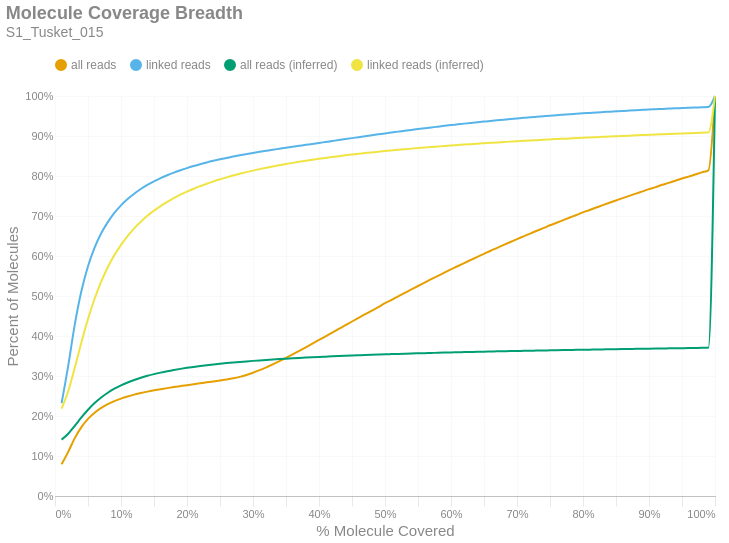

Write notebook code for a chart like this one.
### Markdown cell above
### Molecule Read Coverage
This chart shows molecule coverage breadth as computed by the number of bases aligned to that molecule. In other words, "*how much of each unique long molecule is actually sequenced/aligned?*" Keep in mind there is a distinction between sequences and alignments, since some sequences belonging to a particular molecule may not align well and wouldn't appear in the alignment data. This chart also shows molecule coverage breadth as computed by the *inferred fragment* from which the aligned sequences originate. Unlike read coverage, this calculation takes into account the total insert size, including unsequenced gaps between the forward and reverse reads. Like the previous figures, these are cumulative percents.

### Code cell
if SKIPLR:
    print_html(f"Skipped")
else:
    binned_df = consolidated_hist(valids['coverage_bp'], mask, 0.01, True)
    binned_df_inf = consolidated_hist(valids['coverage_inserts'], mask, 0.01, True)
    binned_df = binned_df.with_columns(pl.lit(binned_df_inf['all reads (cumsum)']).alias('all reads (inferred)'))
    binned_df = binned_df.with_columns(pl.lit(binned_df_inf['linked reads (cumsum)']).alias('linked reads (inferred)'))
    binned_df = binned_df.with_columns(
        (pl.col('bin').cast(pl.Float64) + 0.01).alias('right_edge')
    )

    with SafeRender(binned_df):
        (
            density_plot(binned_df, 'Molecule Coverage Breadth', samplename, 'molcov', ['all reads (inferred)','linked reads (inferred)'])
            .encode(
                #x=alt.X('bin:Q', title="% Molecule Covered").axis(format = '%').scale(padding=0),
                x=alt.X('right_edge:Q', title="% Molecule Covered").axis(format='%').scale(padding=0),
                y=alt.Y('value:Q', title='Percent of Molecules')
                    .axis(format='%')
                    .stack(False)
                    .scale(domainMin=0, padding=0),
                color=alt.Color("key:N").scale(domain = ["all reads", "linked reads", "all reads (inferred)", "linked reads (inferred)"]),
                tooltip = [
                    alt.Tooltip("key:N", title = "Data Type"),
                    alt.Tooltip("range_label:N", title="% Molecule Covered"),
                    alt.Tooltip("value:Q", format = ".2%", title="% Molecules")
                ]
            )
        ).display()

### Figure 1 — Vega-Lite specification as saved in the notebook (floating-point values rounded to 4 significant figures)
{"width": "container", "height": 400, "config": {"title": {"anchor": "start", "dy": -15, "fontSize": 18, "color": "#888888", "subtitleColor": "#888888", "subtitleFontSize": 14}, "arc": {"fill": "#0072B2"}, "axis": {"domainColor": "#888888", "domainWidth": 0.5, "gridWidth": 0.2, "grid": false, "titleFontWeight": 400, "titleFontSize": 15, "labelFontSize": 11, "labelColor": "#888888", "tickColor": "#888888", "tickWidth": 0.2, "titleColor": "#888888"}, "axisBand": {"grid": false}, "axisX": {"grid": true, "tickSize": 10, "domainCap": "round"}, "axisY": {"domain": false, "grid": true, "tickSize": 0, "domainCap": "round"}, "background": "transparent", "header": {"labelFontSize": 15, "labelColor": "#888888", "titleFontSize": 15, "titleFontWeight": 600, "titleColor": "#888888"}, "legend": {"labelFont": "sans-serif", "labelFontSize": 12, "labelColor": "#888888", "symbolSize": 100, "symbolType": "circle", "titleFontSize": 12, "titlePadding": 10, "titleColor": "#888888", "title": null, "orient": "top"}, "range": {"category": ["#E69F00", "#56B4E9", "#009E73", "#F0E442", "#0072B2", "#D55E00", "#CC79A7", "#000000"], "diverging": ["#cfe8f3", "#a2d4ec", "#73bfe2", "#46abdb", "#1696d2", "#12719e"]}, "area": {"fill": "#0072B2", "fillOpacity": 0.7, "line": true, "strokeOpacity": 0.7}, "line": {"color": "#0072B2", "stroke": "#0072B2", "strokeWidth": 2}, "trail": {"color": "#0072B2", "stroke": "#0072B2", "strokeWidth": 0, "size": 1}, "point": {"filled": true, "fillOpacity": 1.0, "size": 95}, "text": {"color": "#888888", "fontSize": 11, "align": "right", "fontWeight": 400, "size": 11}, "bar": {"fill": "#0072B2", "stroke": null}, "view": {"stroke": null, "continuousWidth": 660, "continuousHeight": 400}}, "data": {"name": "data-7fb218adbd881d21e78c7adf86a200ac"}, "mark": {"type": "line", "interpolate": "monotone", "point": {"opacity": 0, "size": 275}}, "encoding": {"color": {"field": "key", "scale": {"domain": ["all reads", "linked reads", "all reads (inferred)", "linked reads (inferred)"]}, "type": "nominal"}, "tooltip": [{"field": "key", "title": "Data Type", "type": "nominal"}, {"field": "range_label", "title": "% Molecule Covered", "type": "nominal"}, {"field": "value", "format": ".2%", "title": "% Molecules", "type": "quantitative"}], "x": {"axis": {"format": "%"}, "field": "right_edge", "scale": {"padding": 0}, "title": "% Molecule Covered", "type": "quantitative"}, "y": {"axis": {"format": "%"}, "field": "value", "scale": {"domainMin": 0, "padding": 0}, "stack": false, "title": "Percent of Molecules", "type": "quantitative"}}, "params": [{"name": "param_c36ac31b6afebe62", "select": {"type": "point", "fields": ["key"]}, "bind": "legend"}], "title": {"text": "Molecule Coverage Breadth", "subtitle": "S1_Tusket_015"}, "transform": [{"fold": ["all reads (cumsum)", "linked reads (cumsum)", "all reads (inferred)", "linked reads (inferred)"]}, {"calculate": "replace(datum.key, ' (cumsum)', '')", "as": "key"}, {"filter": {"param": "param_c36ac31b6afebe62"}}], "usermeta": {"embedOptions": {"downloadFileName": "S1_Tusket_015.molcov"}}, "$schema": "https://vega.github.io/schema/vega-lite/v6.1.0.json", "datasets": {"data-7fb218adbd881d21e78c7adf86a200ac": [{"bin": "0.0", "interval": "0.0-0.01", "all reads": 0.07916, "linked reads": 0.2323, "all reads (cumsum)": 0.07916, "linked reads (cumsum)": 0.2323, "range_label": "0.0-0.01", "all reads (inferred)": 0.141, "linked reads (inferred)": 0.2187, "right_edge": 0.01}, {"bin": "0.01", "interval": "0.01-0.02", "all reads": 0.03118, "linked reads": 0.093, "all reads (cumsum)": 0.1103, "linked reads (cumsum)": 0.3253, "range_label": "0.01-0.02", "all reads (inferred)": 0.1558, "linked reads (inferred)": 0.2619, "right_edge": 0.02}, {"bin": "0.02", "interval": "0.02-0.03", "all reads": 0.03441, "linked reads": 0.1039, "all reads (cumsum)": 0.1448, "linked reads (cumsum)": 0.4291, "range_label": "0.02-0.03", "all reads (inferred)": 0.1755, "linked reads (inferred)": 0.3209, "right_edge": 0.03}, {"bin": "0.03", "interval": "0.03-0.04", "all reads": 0.02753, "linked reads": 0.0832, "all reads (cumsum)": 0.1723, "linked reads (cumsum)": 0.5123, "range_label": "0.03-0.04", "all reads (inferred)": 0.1963, "linked reads (inferred)": 0.384, "right_edge": 0.04}, {"bin": "0.04", "interval": "0.04-0.05", "all reads": 0.02056, "linked reads": 0.06206, "all reads (cumsum)": 0.1928, "linked reads (cumsum)": 0.5744, "range_label": "0.04-0.05", "all reads (inferred)": 0.2156, "linked reads (inferred)": 0.4425, "right_edge": 0.05}, {"bin": "0.05", "interval": "0.05-0.06", "all reads": 0.01547, "linked reads": 0.04656, "all reads (cumsum)": 0.2083, "linked reads (cumsum)": 0.6209, "range_label": "0.05-0.06", "all reads (inferred)": 0.2323, "linked reads (inferred)": 0.4932, "right_edge": 0.06}, {"bin": "0.06", "interval": "0.06-0.07", "all reads": 0.0119, "linked reads": 0.03578, "all reads (cumsum)": 0.2202, "linked reads (cumsum)": 0.6567, "range_label": "0.06-0.07", "all reads (inferred)": 0.2464, "linked reads (inferred)": 0.536, "right_edge": 0.07}, {"bin": "0.07", "interval": "0.07-0.08", "all reads": 0.00935, "linked reads": 0.02806, "all reads (cumsum)": 0.2296, "linked reads (cumsum)": 0.6848, "range_label": "0.07-0.08", "all reads (inferred)": 0.2582, "linked reads (inferred)": 0.572, "right_edge": 0.08}, {"bin": "0.08", "interval": "0.08-0.09", "all reads": 0.007639, "linked reads": 0.02286, "all reads (cumsum)": 0.2372, "linked reads (cumsum)": 0.7076, "range_label": "0.08-0.09", "all reads (inferred)": 0.2681, "linked reads (inferred)": 0.6023, "right_edge": 0.09}, {"bin": "0.09", "interval": "0.09-0.1", "all reads": 0.006327, "linked reads": 0.01881, "all reads (cumsum)": 0.2435, "linked reads (cumsum)": 0.7264, "range_label": "0.09-0.1", "all reads (inferred)": 0.2766, "linked reads (inferred)": 0.628, "right_edge": 0.1}, {"bin": "0.1", "interval": "0.1-0.11", "all reads": 0.005348, "linked reads": 0.01581, "all reads (cumsum)": 0.2489, "linked reads (cumsum)": 0.7423, "range_label": "0.1-0.11", "all reads (inferred)": 0.2838, "linked reads (inferred)": 0.65, "right_edge": 0.11}, {"bin": "0.11", "interval": "0.11-0.12", "all reads": 0.0046, "linked reads": 0.01354, "all reads (cumsum)": 0.2535, "linked reads (cumsum)": 0.7558, "range_label": "0.11-0.12", "all reads (inferred)": 0.2901, "linked reads (inferred)": 0.6692, "right_edge": 0.12}, {"bin": "0.12", "interval": "0.12-0.13", "all reads": 0.00398, "linked reads": 0.01166, "all reads (cumsum)": 0.2575, "linked reads (cumsum)": 0.7674, "range_label": "0.12-0.13", "all reads (inferred)": 0.2956, "linked reads (inferred)": 0.6857, "right_edge": 0.13}, {"bin": "0.13", "interval": "0.13-0.14", "all reads": 0.003509, "linked reads": 0.01017, "all reads (cumsum)": 0.261, "linked reads (cumsum)": 0.7776, "range_label": "0.13-0.14", "all reads (inferred)": 0.3004, "linked reads (inferred)": 0.7004, "right_edge": 0.14}, {"bin": "0.14", "interval": "0.14-0.15", "all reads": 0.003163, "linked reads": 0.009025, "all reads (cumsum)": 0.2641, "linked reads (cumsum)": 0.7866, "range_label": "0.14-0.15", "all reads (inferred)": 0.3047, "linked reads (inferred)": 0.7133, "right_edge": 0.15}, {"bin": "0.15", "interval": "0.15-0.16", "all reads": 0.002871, "linked reads": 0.007993, "all reads (cumsum)": 0.267, "linked reads (cumsum)": 0.7946, "range_label": "0.15-0.16", "all reads (inferred)": 0.3085, "linked reads (inferred)": 0.7248, "right_edge": 0.16}, {"bin": "0.16", "interval": "0.16-0.17", "all reads": 0.00268, "linked reads": 0.007159, "all reads (cumsum)": 0.2697, "linked reads (cumsum)": 0.8018, "range_label": "0.16-0.17", "all reads (inferred)": 0.3119, "linked reads (inferred)": 0.7352, "right_edge": 0.17}, {"bin": "0.17", "interval": "0.17-0.18", "all reads": 0.002575, "linked reads": 0.006551, "all reads (cumsum)": 0.2723, "linked reads (cumsum)": 0.8083, "range_label": "0.17-0.18", "all reads (inferred)": 0.315, "linked reads (inferred)": 0.7446, "right_edge": 0.18}, {"bin": "0.18", "interval": "0.18-0.19", "all reads": 0.002461, "linked reads": 0.005941, "all reads (cumsum)": 0.2747, "linked reads (cumsum)": 0.8143, "range_label": "0.18-0.19", "all reads (inferred)": 0.3178, "linked reads (inferred)": 0.7532, "right_edge": 0.19}, {"bin": "0.19", "interval": "0.19-0.2", "all reads": 0.002412, "linked reads": 0.005512, "all reads (cumsum)": 0.2771, "linked reads (cumsum)": 0.8198, "range_label": "0.19-0.2", "all reads (inferred)": 0.3204, "linked reads (inferred)": 0.761, "right_edge": 0.2}, {"bin": "0.2", "interval": "0.2-0.21", "all reads": 0.002346, "linked reads": 0.005035, "all reads (cumsum)": 0.2795, "linked reads (cumsum)": 0.8248, "range_label": "0.2-0.21", "all reads (inferred)": 0.3228, "linked reads (inferred)": 0.7681, "right_edge": 0.21}, {"bin": "0.21", "interval": "0.21-0.22", "all reads": 0.002333, "linked reads": 0.004679, "all reads (cumsum)": 0.2818, "linked reads (cumsum)": 0.8295, "range_label": "0.21-0.22", "all reads (inferred)": 0.3249, "linked reads (inferred)": 0.7747, "right_edge": 0.22}, {"bin": "0.22", "interval": "0.22-0.23", "all reads": 0.002333, "linked reads": 0.004362, "all reads (cumsum)": 0.2841, "linked reads (cumsum)": 0.8339, "range_label": "0.22-0.23", "all reads (inferred)": 0.327, "linked reads (inferred)": 0.7808, "right_edge": 0.23}, {"bin": "0.23", "interval": "0.23-0.24", "all reads": 0.002319, "linked reads": 0.004025, "all reads (cumsum)": 0.2865, "linked reads (cumsum)": 0.8379, "range_label": "0.23-0.24", "all reads (inferred)": 0.3288, "linked reads (inferred)": 0.7864, "right_edge": 0.24}, {"bin": "0.24", "interval": "0.24-0.25", "all reads": 0.002376, "linked reads": 0.003793, "all reads (cumsum)": 0.2888, "linked reads (cumsum)": 0.8417, "range_label": "0.24-0.25", "all reads (inferred)": 0.3306, "linked reads (inferred)": 0.7917, "right_edge": 0.25}, {"bin": "0.25", "interval": "0.25-0.26", "all reads": 0.002474, "linked reads": 0.003508, "all reads (cumsum)": 0.2913, "linked reads (cumsum)": 0.8452, "range_label": "0.25-0.26", "all reads (inferred)": 0.3322, "linked reads (inferred)": 0.7966, "right_edge": 0.26}, {"bin": "0.26", "interval": "0.26-0.27", "all reads": 0.002878, "linked reads": 0.003343, "all reads (cumsum)": 0.2942, "linked reads (cumsum)": 0.8485, "range_label": "0.26-0.27", "all reads (inferred)": 0.3337, "linked reads (inferred)": 0.8012, "right_edge": 0.27}, {"bin": "0.27", "interval": "0.27-0.28", "all reads": 0.003665, "linked reads": 0.003151, "all reads (cumsum)": 0.2979, "linked reads (cumsum)": 0.8517, "range_label": "0.27-0.28", "all reads (inferred)": 0.3352, "linked reads (inferred)": 0.8055, "right_edge": 0.28}, {"bin": "0.28", "interval": "0.28-0.29", "all reads": 0.004681, "linked reads": 0.002989, "all reads (cumsum)": 0.3025, "linked reads (cumsum)": 0.8547, "range_label": "0.28-0.29", "all reads (inferred)": 0.3365, "linked reads (inferred)": 0.8096, "right_edge": 0.29}, {"bin": "0.29", "interval": "0.29-0.3", "all reads": 0.005684, "linked reads": 0.002923, "all reads (cumsum)": 0.3082, "linked reads (cumsum)": 0.8576, "range_label": "0.29-0.3", "all reads (inferred)": 0.3378, "linked reads (inferred)": 0.8135, "right_edge": 0.3}, {"bin": "0.3", "interval": "0.3-0.31", "all reads": 0.006369, "linked reads": 0.00277, "all reads (cumsum)": 0.3146, "linked reads (cumsum)": 0.8604, "range_label": "0.3-0.31", "all reads (inferred)": 0.339, "linked reads (inferred)": 0.8172, "right_edge": 0.31}, {"bin": "0.31", "interval": "0.31-0.32", "all reads": 0.007003, "linked reads": 0.002674, "all reads (cumsum)": 0.3216, "linked reads (cumsum)": 0.8631, "range_label": "0.31-0.32", "all reads (inferred)": 0.3402, "linked reads (inferred)": 0.8207, "right_edge": 0.32}, {"bin": "0.32", "interval": "0.32-0.33", "all reads": 0.007644, "linked reads": 0.002611, "all reads (cumsum)": 0.3292, "linked reads (cumsum)": 0.8657, "range_label": "0.32-0.33", "all reads (inferred)": 0.3413, "linked reads (inferred)": 0.8239, "right_edge": 0.33}, {"bin": "0.33", "interval": "0.33-0.34", "all reads": 0.00791, "linked reads": 0.002468, "all reads (cumsum)": 0.3371, "linked reads (cumsum)": 0.8681, "range_label": "0.33-0.34", "all reads (inferred)": 0.3423, "linked reads (inferred)": 0.827, "right_edge": 0.34}, {"bin": "0.34", "interval": "0.34-0.35", "all reads": 0.008296, "linked reads": 0.002489, "all reads (cumsum)": 0.3454, "linked reads (cumsum)": 0.8706, "range_label": "0.34-0.35", "all reads (inferred)": 0.3433, "linked reads (inferred)": 0.83, "right_edge": 0.35}, {"bin": "0.35", "interval": "0.35-0.36", "all reads": 0.008589, "linked reads": 0.002434, "all reads (cumsum)": 0.354, "linked reads (cumsum)": 0.8731, "range_label": "0.35-0.36", "all reads (inferred)": 0.3442, "linked reads (inferred)": 0.8328, "right_edge": 0.36}, {"bin": "0.36", "interval": "0.36-0.37", "all reads": 0.008784, "linked reads": 0.002409, "all reads (cumsum)": 0.3628, "linked reads (cumsum)": 0.8755, "range_label": "0.36-0.37", "all reads (inferred)": 0.3451, "linked reads (inferred)": 0.8355, "right_edge": 0.37}, {"bin": "0.37", "interval": "0.37-0.38", "all reads": 0.008956, "linked reads": 0.002426, "all reads (cumsum)": 0.3718, "linked reads (cumsum)": 0.8779, "range_label": "0.37-0.38", "all reads (inferred)": 0.346, "linked reads (inferred)": 0.8381, "right_edge": 0.38}, {"bin": "0.38", "interval": "0.38-0.39", "all reads": 0.009069, "linked reads": 0.002383, "all reads (cumsum)": 0.3808, "linked reads (cumsum)": 0.8803, "range_label": "0.38-0.39", "all reads (inferred)": 0.3468, "linked reads (inferred)": 0.8406, "right_edge": 0.39}, {"bin": "0.39", "interval": "0.39-0.4", "all reads": 0.009266, "linked reads": 0.002449, "all reads (cumsum)": 0.3901, "linked reads (cumsum)": 0.8827, "range_label": "0.39-0.4", "all reads (inferred)": 0.3476, "linked reads (inferred)": 0.843, "right_edge": 0.4}, {"bin": "0.4", "interval": "0.4-0.41", "all reads": 0.009127, "linked reads": 0.002359, "all reads (cumsum)": 0.3992, "linked reads (cumsum)": 0.8851, "range_label": "0.4-0.41", "all reads (inferred)": 0.3484, "linked reads (inferred)": 0.8452, "right_edge": 0.41}, {"bin": "0.41", "interval": "0.41-0.42", "all reads": 0.009243, "linked reads": 0.002397, "all reads (cumsum)": 0.4085, "linked reads (cumsum)": 0.8875, "range_label": "0.41-0.42", "all reads (inferred)": 0.3491, "linked reads (inferred)": 0.8475, "right_edge": 0.42}, {"bin": "0.42", "interval": "0.42-0.43", "all reads": 0.009258, "linked reads": 0.002379, "all reads (cumsum)": 0.4177, "linked reads (cumsum)": 0.8899, "range_label": "0.42-0.43", "all reads (inferred)": 0.3499, "linked reads (inferred)": 0.8496, "right_edge": 0.43}, {"bin": "0.43", "interval": "0.43-0.44", "all reads": 0.009236, "linked reads": 0.002443, "all reads (cumsum)": 0.427, "linked reads (cumsum)": 0.8923, "range_label": "0.43-0.44", "all reads (inferred)": 0.3505, "linked reads (inferred)": 0.8516, "right_edge": 0.44}, {"bin": "0.44", "interval": "0.44-0.45", "all reads": 0.009283, "linked reads": 0.0024, "all reads (cumsum)": 0.4362, "linked reads (cumsum)": 0.8947, "range_label": "0.44-0.45", "all reads (inferred)": 0.3512, "linked reads (inferred)": 0.8536, "right_edge": 0.45}, {"bin": "0.45", "interval": "0.45-0.46", "all reads": 0.009182, "linked reads": 0.002374, "all reads (cumsum)": 0.4454, "linked reads (cumsum)": 0.8971, "range_label": "0.45-0.46", "all reads (inferred)": 0.3518, "linked reads (inferred)": 0.8554, "right_edge": 0.46}, {"bin": "0.46", "interval": "0.46-0.47", "all reads": 0.009046, "linked reads": 0.002394, "all reads (cumsum)": 0.4545, "linked reads (cumsum)": 0.8995, "range_label": "0.46-0.47", "all reads (inferred)": 0.3524, "linked reads (inferred)": 0.8573, "right_edge": 0.47}, {"bin": "0.47", "interval": "0.47-0.48", "all reads": 0.009139, "linked reads": 0.002359, "all reads (cumsum)": 0.4636, "linked reads (cumsum)": 0.9018, "range_label": "0.47-0.48", "all reads (inferred)": 0.353, "linked reads (inferred)": 0.859, "right_edge": 0.48}, {"bin": "0.48", "interval": "0.48-0.49", "all reads": 0.008714, "linked reads": 0.002309, "all reads (cumsum)": 0.4723, "linked reads (cumsum)": 0.9041, "range_label": "0.48-0.49", "all reads (inferred)": 0.3536, "linked reads (inferred)": 0.8607, "right_edge": 0.49}, {"bin": "0.49", "interval": "0.49-0.5", "all reads": 0.00963, "linked reads": 0.002378, "all reads (cumsum)": 0.482, "linked reads (cumsum)": 0.9065, "range_label": "0.49-0.5", "all reads (inferred)": 0.3542, "linked reads (inferred)": 0.8624, "right_edge": 0.5}, {"bin": "0.5", "interval": "0.5-0.51", "all reads": 0.008176, "linked reads": 0.00221, "all reads (cumsum)": 0.4901, "linked reads (cumsum)": 0.9087, "range_label": "0.5-0.51", "all reads (inferred)": 0.3547, "linked reads (inferred)": 0.864, "right_edge": 0.51}, {"bin": "0.51", "interval": "0.51-0.52", "all reads": 0.009127, "linked reads": 0.002228, "all reads (cumsum)": 0.4993, "linked reads (cumsum)": 0.9109, "range_label": "0.51-0.52", "all reads (inferred)": 0.3552, "linked reads (inferred)": 0.8655, "right_edge": 0.52}, {"bin": "0.52", "interval": "0.52-0.53", "all reads": 0.008614, "linked reads": 0.002204, "all reads (cumsum)": 0.5079, "linked reads (cumsum)": 0.9132, "range_label": "0.52-0.53", "all reads (inferred)": 0.3557, "linked reads (inferred)": 0.867, "right_edge": 0.53}, {"bin": "0.53", "interval": "0.53-0.54", "all reads": 0.008657, "linked reads": 0.002093, "all reads (cumsum)": 0.5165, "linked reads (cumsum)": 0.9152, "range_label": "0.53-0.54", "all reads (inferred)": 0.3562, "linked reads (inferred)": 0.8684, "right_edge": 0.54}, {"bin": "0.54", "interval": "0.54-0.55", "all reads": 0.008432, "linked reads": 0.002109, "all reads (cumsum)": 0.525, "linked reads (cumsum)": 0.9174, "range_label": "0.54-0.55", "all reads (inferred)": 0.3567, "linked reads (inferred)": 0.8698, "right_edge": 0.55}, {"bin": "0.55", "interval": "0.55-0.56", "all reads": 0.008576, "linked reads": 0.002074, "all reads (cumsum)": 0.5335, "linked reads (cumsum)": 0.9194, "range_label": "0.55-0.56", "all reads (inferred)": 0.3572, "linked reads (inferred)": 0.8712, "right_edge": 0.56}, {"bin": "0.56", "interval": "0.56-0.57", "all reads": 0.008428, "linked reads": 0.002034, "all reads (cumsum)": 0.542, "linked reads (cumsum)": 0.9215, "range_label": "0.56-0.57", "all reads (inferred)": 0.3576, "linked reads (inferred)": 0.8725, "right_edge": 0.57}, {"bin": "0.57", "interval": "0.57-0.58", "all reads": 0.008177, "linked reads": 0.001953, "all reads (cumsum)": 0.5501, "linked reads (cumsum)": 0.9234, "range_label": "0.57-0.58", "all reads (inferred)": 0.3581, "linked reads (inferred)": 0.8738, "right_edge": 0.58}, {"bin": "0.58", "interval": "0.58-0.59", "all reads": 0.008198, "linked reads": 0.00195, "all reads (cumsum)": 0.5583, "linked reads (cumsum)": 0.9254, "range_label": "0.58-0.59", "all reads (inferred)": 0.3585, "linked reads (inferred)": 0.8751, "right_edge": 0.59}, {"bin": "0.59", "interval": "0.59-0.6", "all reads": 0.008272, "linked reads": 0.001949, "all reads (cumsum)": 0.5666, "linked reads (cumsum)": 0.9273, "range_label": "0.59-0.6", "all reads (inferred)": 0.3589, "linked reads (inferred)": 0.8763, "right_edge": 0.6}, {"bin": "0.6", "interval": "0.6-0.61", "all reads": 0.007738, "linked reads": 0.001789, "all reads (cumsum)": 0.5744, "linked reads (cumsum)": 0.9291, "range_label": "0.6-0.61", "all reads (inferred)": 0.3593, "linked reads (inferred)": 0.8774, "right_edge": 0.61}, {"bin": "0.61", "interval": "0.61-0.62", "all reads": 0.008058, "linked reads": 0.001818, "all reads (cumsum)": 0.5824, "linked reads (cumsum)": 0.9309, "range_label": "0.61-0.62", "all reads (inferred)": 0.3597, "linked reads (inferred)": 0.8786, "right_edge": 0.62}, {"bin": "0.62", "interval": "0.62-0.63", "all reads": 0.007764, "linked reads": 0.001755, "all reads (cumsum)": 0.5902, "linked reads (cumsum)": 0.9327, "range_label": "0.62-0.63", "all reads (inferred)": 0.3601, "linked reads (inferred)": 0.8797, "right_edge": 0.63}, {"bin": "0.63", "interval": "0.63-0.64", "all reads": 0.007715, "linked reads": 0.00171, "all reads (cumsum)": 0.5979, "linked reads (cumsum)": 0.9344, "range_label": "0.63-0.64", "all reads (inferred)": 0.3605, "linked reads (inferred)": 0.8808, "right_edge": 0.64}, {"bin": "0.64", "interval": "0.64-0.65", "all reads": 0.00751, "linked reads": 0.00169, "all reads (cumsum)": 0.6054, "linked reads (cumsum)": 0.9361, "range_label": "0.64-0.65", "all reads (inferred)": 0.3608, "linked reads (inferred)": 0.8819, "right_edge": 0.65}, {"bin": "0.65", "interval": "0.65-0.66", "all reads": 0.00779, "linked reads": 0.001673, "all reads (cumsum)": 0.6132, "linked reads (cumsum)": 0.9378, "range_label": "0.65-0.66", "all reads (inferred)": 0.3612, "linked reads (inferred)": 0.8829, "right_edge": 0.66}, {"bin": "0.66", "interval": "0.66-0.67", "all reads": 0.007313, "linked reads": 0.001561, "all reads (cumsum)": 0.6205, "linked reads (cumsum)": 0.9393, "range_label": "0.66-0.67", "all reads (inferred)": 0.3616, "linked reads (inferred)": 0.884, "right_edge": 0.67}, {"bin": "0.67", "interval": "0.67-0.68", "all reads": 0.00736, "linked reads": 0.001589, "all reads (cumsum)": 0.6279, "linked reads (cumsum)": 0.9409, "range_label": "0.67-0.68", "all reads (inferred)": 0.3619, "linked reads (inferred)": 0.885, "right_edge": 0.68}, {"bin": "0.68", "interval": "0.68-0.69", "all reads": 0.007147, "linked reads": 0.001522, "all reads (cumsum)": 0.635, "linked reads (cumsum)": 0.9424, "range_label": "0.68-0.69", "all reads (inferred)": 0.3623, "linked reads (inferred)": 0.8859, "right_edge": 0.69}, {"bin": "0.69", "interval": "0.69-0.7", "all reads": 0.00724, "linked reads": 0.001471, "all reads (cumsum)": 0.6423, "linked reads (cumsum)": 0.9439, "range_label": "0.69-0.7", "all reads (inferred)": 0.3626, "linked reads (inferred)": 0.8869, "right_edge": 0.7}, {"bin": "0.7", "interval": "0.7-0.71", "all reads": 0.006932, "linked reads": 0.001429, "all reads (cumsum)": 0.6492, "linked reads (cumsum)": 0.9453, "range_label": "0.7-0.71", "all reads (inferred)": 0.3629, "linked reads (inferred)": 0.8878, "right_edge": 0.71}, {"bin": "0.71", "interval": "0.71-0.72", "all reads": 0.006931, "linked reads": 0.001421, "all reads (cumsum)": 0.6561, "linked reads (cumsum)": 0.9467, "range_label": "0.71-0.72", "all reads (inferred)": 0.3632, "linked reads (inferred)": 0.8887, "right_edge": 0.72}, {"bin": "0.72", "interval": "0.72-0.73", "all reads": 0.006984, "linked reads": 0.001341, "all reads (cumsum)": 0.6631, "linked reads (cumsum)": 0.9481, "range_label": "0.72-0.73", "all reads (inferred)": 0.3635, "linked reads (inferred)": 0.8896, "right_edge": 0.73}, {"bin": "0.73", "interval": "0.73-0.74", "all reads": 0.006646, "linked reads": 0.001335, "all reads (cumsum)": 0.6697, "linked reads (cumsum)": 0.9494, "range_label": "0.73-0.74", "all reads (inferred)": 0.3639, "linked reads (inferred)": 0.8905, "right_edge": 0.74}, {"bin": "0.74", "interval": "0.74-0.75", "all reads": 0.007034, "linked reads": 0.001345, "all reads (cumsum)": 0.6768, "linked reads (cumsum)": 0.9508, "range_label": "0.74-0.75", "all reads (inferred)": 0.3642, "linked reads (inferred)": 0.8914, "right_edge": 0.75}, {"bin": "0.75", "interval": "0.75-0.76", "all reads": 0.006434, "linked reads": 0.001263, "all reads (cumsum)": 0.6832, "linked reads (cumsum)": 0.952, "range_label": "0.75-0.76", "all reads (inferred)": 0.3645, "linked reads (inferred)": 0.8922, "right_edge": 0.76}, {"bin": "0.76", "interval": "0.76-0.77", "all reads": 0.006539, "linked reads": 0.00119, "all reads (cumsum)": 0.6898, "linked reads (cumsum)": 0.9532, "range_label": "0.76-0.77", "all reads (inferred)": 0.3648, "linked reads (inferred)": 0.8931, "right_edge": 0.77}, {"bin": "0.77", "interval": "0.77-0.78", "all reads": 0.006463, "linked reads": 0.001191, "all reads (cumsum)": 0.6962, "linked reads (cumsum)": 0.9544, "range_label": "0.77-0.78", "all reads (inferred)": 0.3651, "linked reads (inferred)": 0.8939, "right_edge": 0.78}, {"bin": "0.78", "interval": "0.78-0.79", "all reads": 0.006316, "linked reads": 0.001094, "all reads (cumsum)": 0.7025, "linked reads (cumsum)": 0.9555, "range_label": "0.78-0.79", "all reads (inferred)": 0.3654, "linked reads (inferred)": 0.8947, "right_edge": 0.79}, {"bin": "0.79", "interval": "0.79-0.8", "all reads": 0.006567, "linked reads": 0.001153, "all reads (cumsum)": 0.7091, "linked reads (cumsum)": 0.9567, "range_label": "0.79-0.8", "all reads (inferred)": 0.3656, "linked reads (inferred)": 0.8955, "right_edge": 0.8}, {"bin": "0.8", "interval": "0.8-0.81", "all reads": 0.005947, "linked reads": 0.001042, "all reads (cumsum)": 0.715, "linked reads (cumsum)": 0.9577, "range_label": "0.8-0.81", "all reads (inferred)": 0.3659, "linked reads (inferred)": 0.8963, "right_edge": 0.81}, {"bin": "0.81", "interval": "0.81-0.82", "all reads": 0.006053, "linked reads": 0.001075, "all reads (cumsum)": 0.7211, "linked reads (cumsum)": 0.9588, "range_label": "0.81-0.82", "all reads (inferred)": 0.3662, "linked reads (inferred)": 0.8971, "right_edge": 0.82}, {"bin": "0.82", "interval": "0.82-0.83", "all reads": 0.006062, "linked reads": 0.001, "all reads (cumsum)": 0.7272, "linked reads (cumsum)": 0.9598, "range_label": "0.82-0.83", "all reads (inferred)": 0.3665, "linked reads (inferred)": 0.8979, "right_edge": 0.83}, {"bin": "0.83", "interval": "0.83-0.84", "all reads": 0.005934, "linked reads": 0.0009752, "all reads (cumsum)": 0.7331, "linked reads (cumsum)": 0.9607, "range_label": "0.83-0.84", "all reads (inferred)": 0.3668, "linked reads (inferred)": 0.8987, "right_edge": 0.84}, {"bin": "0.84", "interval": "0.84-0.85", "all reads": 0.005786, "linked reads": 0.0009778, "all reads (cumsum)": 0.7389, "linked reads (cumsum)": 0.9617, "range_label": "0.84-0.85", "all reads (inferred)": 0.367, "linked reads (inferred)": 0.8994, "right_edge": 0.85}, {"bin": "0.85", "interval": "0.85-0.86", "all reads": 0.005794, "linked reads": 0.0009723, "all reads (cumsum)": 0.7447, "linked reads (cumsum)": 0.9627, "range_label": "0.85-0.86", "all reads (inferred)": 0.3673, "linked reads (inferred)": 0.9002, "right_edge": 0.86}, {"bin": "0.86", "interval": "0.86-0.87", "all reads": 0.005628, "linked reads": 0.0009028, "all reads (cumsum)": 0.7503, "linked reads (cumsum)": 0.9636, "range_label": "0.86-0.87", "all reads (inferred)": 0.3676, "linked reads (inferred)": 0.9009, "right_edge": 0.87}, {"bin": "0.87", "interval": "0.87-0.88", "all reads": 0.005702, "linked reads": 0.0008872, "all reads (cumsum)": 0.756, "linked reads (cumsum)": 0.9645, "range_label": "0.87-0.88", "all reads (inferred)": 0.3679, "linked reads (inferred)": 0.9016, "right_edge": 0.88}, {"bin": "0.88", "interval": "0.88-0.89", "all reads": 0.005549, "linked reads": 0.0008472, "all reads (cumsum)": 0.7616, "linked reads (cumsum)": 0.9653, "range_label": "0.88-0.89", "all reads (inferred)": 0.3681, "linked reads (inferred)": 0.9024, "right_edge": 0.89}, {"bin": "0.89", "interval": "0.89-0.9", "all reads": 0.005569, "linked reads": 0.0008495, "all reads (cumsum)": 0.7671, "linked reads (cumsum)": 0.9662, "range_label": "0.89-0.9", "all reads (inferred)": 0.3684, "linked reads (inferred)": 0.9031, "right_edge": 0.9}, {"bin": "0.9", "interval": "0.9-0.91", "all reads": 0.005135, "linked reads": 0.0007536, "all reads (cumsum)": 0.7723, "linked reads (cumsum)": 0.9669, "range_label": "0.9-0.91", "all reads (inferred)": 0.3686, "linked reads (inferred)": 0.9038, "right_edge": 0.91}, {"bin": "0.91", "interval": "0.91-0.92", "all reads": 0.005766, "linked reads": 0.0008011, "all reads (cumsum)": 0.778, "linked reads (cumsum)": 0.9677, "range_label": "0.91-0.92", "all reads (inferred)": 0.3689, "linked reads (inferred)": 0.9044, "right_edge": 0.92}, {"bin": "0.92", "interval": "0.92-0.93", "all reads": 0.004872, "linked reads": 0.0007186, "all reads (cumsum)": 0.7829, "linked reads (cumsum)": 0.9685, "range_label": "0.92-0.93", "all reads (inferred)": 0.3691, "linked reads (inferred)": 0.9051, "right_edge": 0.93}, {"bin": "0.93", "interval": "0.93-0.94", "all reads": 0.005245, "linked reads": 0.0007238, "all reads (cumsum)": 0.7881, "linked reads (cumsum)": 0.9692, "range_label": "0.93-0.94", "all reads (inferred)": 0.3694, "linked reads (inferred)": 0.9057, "right_edge": 0.94}, {"bin": "0.94", "interval": "0.94-0.95", "all reads": 0.005633, "linked reads": 0.0006956, "all reads (cumsum)": 0.7938, "linked reads (cumsum)": 0.9699, "range_label": "0.94-0.95", "all reads (inferred)": 0.3696, "linked reads (inferred)": 0.9063, "right_edge": 0.95}, {"bin": "0.95", "interval": "0.95-0.96", "all reads": 0.004636, "linked reads": 0.0006902, "all reads (cumsum)": 0.7984, "linked reads (cumsum)": 0.9706, "range_label": "0.95-0.96", "all reads (inferred)": 0.3698, "linked reads (inferred)": 0.907, "right_edge": 0.96}, {"bin": "0.96", "interval": "0.96-0.97", "all reads": 0.005356, "linked reads": 0.0006548, "all reads (cumsum)": 0.8038, "linked reads (cumsum)": 0.9712, "range_label": "0.96-0.97", "all reads (inferred)": 0.3701, "linked reads (inferred)": 0.9076, "right_edge": 0.97}, {"bin": "0.97", "interval": "0.97-0.98", "all reads": 0.00539, "linked reads": 0.0006118, "all reads (cumsum)": 0.8092, "linked reads (cumsum)": 0.9718, "range_label": "0.97-0.98", "all reads (inferred)": 0.3704, "linked reads (inferred)": 0.9083, "right_edge": 0.98}, {"bin": "0.98", "interval": "0.98-0.99", "all reads": 0.005051, "linked reads": 0.0006499, "all reads (cumsum)": 0.8142, "linked reads (cumsum)": 0.9725, "range_label": "0.98-0.99", "all reads (inferred)": 0.3707, "linked reads (inferred)": 0.909, "right_edge": 0.99}, {"bin": "0.99", "interval": "0.99-1.0", "all reads": 0.1858, "linked reads": 0.02751, "all reads (cumsum)": 1.0, "linked reads (cumsum)": 1.0, "range_label": "0.99-1.0", "all reads (inferred)": 1.0, "linked reads (inferred)": 1.0, "right_edge": 1.0}]}}
